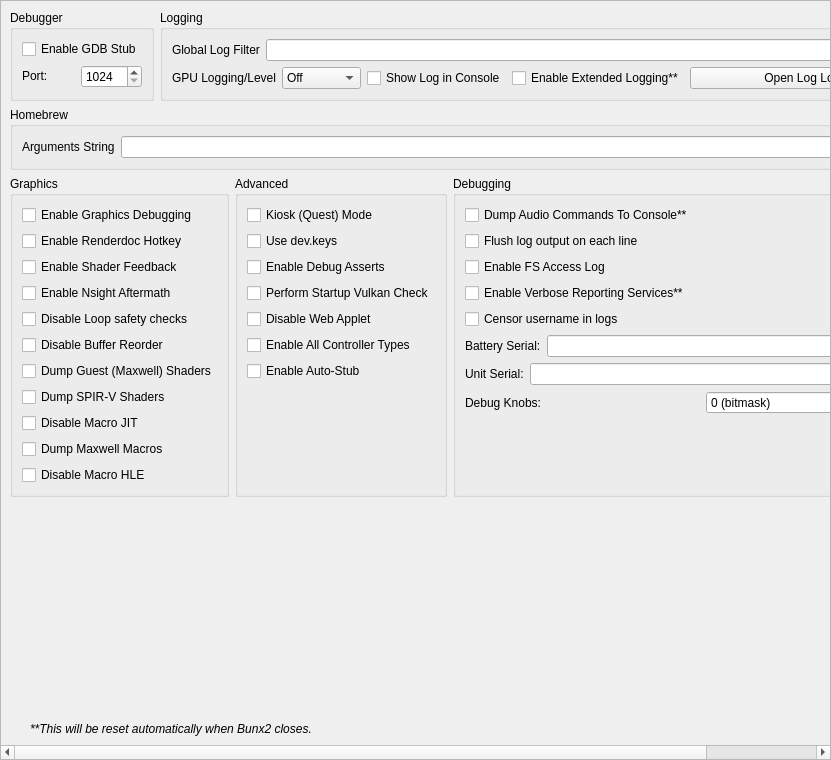
<?xml version="1.0" encoding="UTF-8"?>
<ui version="4.0">
 <class>ConfigureDebug</class>
 <widget class="QScrollArea" name="ConfigureDebug">
  <property name="geometry">
   <rect>
    <x>0</x>
    <y>0</y>
    <width>831</width>
    <height>760</height>
   </rect>
  </property>
  <property name="widgetResizable">
   <bool>true</bool>
  </property>
  <widget class="QWidget" name="widget">
   <property name="geometry">
    <rect>
     <x>0</x>
     <y>0</y>
     <width>829</width>
     <height>758</height>
    </rect>
   </property>
   <layout class="QVBoxLayout" name="verticalLayout_1">
    <item>
     <layout class="QHBoxLayout" name="horizontalLayout">
      <property name="topMargin">
       <number>0</number>
      </property>
      <item>
       <widget class="QGroupBox" name="groupBox">
        <property name="sizePolicy">
         <sizepolicy hsizetype="Preferred" vsizetype="Preferred">
          <horstretch>0</horstretch>
          <verstretch>0</verstretch>
         </sizepolicy>
        </property>
        <property name="title">
         <string>Debugger</string>
        </property>
        <property name="alignment">
         <set>Qt::AlignmentFlag::AlignLeading|Qt::AlignmentFlag::AlignLeft|Qt::AlignmentFlag::AlignTop</set>
        </property>
        <property name="flat">
         <bool>false</bool>
        </property>
        <property name="checkable">
         <bool>false</bool>
        </property>
        <layout class="QVBoxLayout" name="verticalLayout_3">
         <item>
          <widget class="QWidget" name="debug_widget" native="true">
           <property name="sizePolicy">
            <sizepolicy hsizetype="Preferred" vsizetype="Maximum">
             <horstretch>0</horstretch>
             <verstretch>0</verstretch>
            </sizepolicy>
           </property>
           <layout class="QVBoxLayout" name="verticalLayout">
            <property name="sizeConstraint">
             <enum>QLayout::SizeConstraint::SetDefaultConstraint</enum>
            </property>
            <property name="leftMargin">
             <number>0</number>
            </property>
            <property name="topMargin">
             <number>0</number>
            </property>
            <property name="rightMargin">
             <number>0</number>
            </property>
            <property name="bottomMargin">
             <number>0</number>
            </property>
            <item>
             <widget class="QCheckBox" name="toggle_gdbstub">
              <property name="sizePolicy">
               <sizepolicy hsizetype="Maximum" vsizetype="Maximum">
                <horstretch>0</horstretch>
                <verstretch>0</verstretch>
               </sizepolicy>
              </property>
              <property name="text">
               <string>Enable GDB Stub</string>
              </property>
             </widget>
            </item>
            <item>
             <widget class="QWidget" name="horizontalWidget_3" native="true">
              <property name="sizePolicy">
               <sizepolicy hsizetype="Preferred" vsizetype="Maximum">
                <horstretch>0</horstretch>
                <verstretch>0</verstretch>
               </sizepolicy>
              </property>
              <layout class="QHBoxLayout" name="horizontalLayout_3">
               <property name="leftMargin">
                <number>0</number>
               </property>
               <property name="topMargin">
                <number>0</number>
               </property>
               <property name="rightMargin">
                <number>0</number>
               </property>
               <property name="bottomMargin">
                <number>0</number>
               </property>
               <item>
                <widget class="QLabel" name="label_11">
                 <property name="sizePolicy">
                  <sizepolicy hsizetype="Minimum" vsizetype="Maximum">
                   <horstretch>0</horstretch>
                   <verstretch>0</verstretch>
                  </sizepolicy>
                 </property>
                 <property name="text">
                  <string>Port:</string>
                 </property>
                </widget>
               </item>
               <item>
                <widget class="QSpinBox" name="gdbport_spinbox">
                 <property name="sizePolicy">
                  <sizepolicy hsizetype="Preferred" vsizetype="Maximum">
                   <horstretch>0</horstretch>
                   <verstretch>0</verstretch>
                  </sizepolicy>
                 </property>
                 <property name="minimum">
                  <number>1024</number>
                 </property>
                 <property name="maximum">
                  <number>65535</number>
                 </property>
                </widget>
               </item>
              </layout>
             </widget>
            </item>
           </layout>
          </widget>
         </item>
        </layout>
       </widget>
      </item>
      <item>
       <widget class="QGroupBox" name="groupBox_2">
        <property name="sizePolicy">
         <sizepolicy hsizetype="Expanding" vsizetype="Preferred">
          <horstretch>0</horstretch>
          <verstretch>0</verstretch>
         </sizepolicy>
        </property>
        <property name="title">
         <string>Logging</string>
        </property>
        <layout class="QGridLayout" name="gridLayout_1">
         <item row="0" column="0" colspan="4">
          <widget class="QWidget" name="logging_widget" native="true">
           <property name="sizePolicy">
            <sizepolicy hsizetype="Preferred" vsizetype="Maximum">
             <horstretch>0</horstretch>
             <verstretch>0</verstretch>
            </sizepolicy>
           </property>
           <layout class="QHBoxLayout" name="horizontalLayout_1">
            <property name="leftMargin">
             <number>0</number>
            </property>
            <property name="topMargin">
             <number>0</number>
            </property>
            <property name="rightMargin">
             <number>0</number>
            </property>
            <property name="bottomMargin">
             <number>0</number>
            </property>
            <item>
             <widget class="QLabel" name="label_1">
              <property name="sizePolicy">
               <sizepolicy hsizetype="Preferred" vsizetype="Preferred">
                <horstretch>0</horstretch>
                <verstretch>0</verstretch>
               </sizepolicy>
              </property>
              <property name="text">
               <string>Global Log Filter</string>
              </property>
             </widget>
            </item>
            <item>
             <widget class="QLineEdit" name="log_filter_edit"/>
            </item>
           </layout>
          </widget>
         </item>
         <item row="1" column="0">
          <widget class="QWidget" name="gpu_log_level_widget" native="true">
           <property name="sizePolicy">
            <sizepolicy hsizetype="Preferred" vsizetype="Maximum">
             <horstretch>0</horstretch>
             <verstretch>0</verstretch>
            </sizepolicy>
           </property>
           <layout class="QHBoxLayout" name="gpu_log_level_layout">
            <property name="leftMargin">
             <number>0</number>
            </property>
            <property name="topMargin">
             <number>0</number>
            </property>
            <property name="rightMargin">
             <number>0</number>
            </property>
            <property name="bottomMargin">
             <number>0</number>
            </property>
            <item>
             <widget class="QLabel" name="gpu_log_level_label">
              <property name="text">
               <string>GPU Logging/Level</string>
              </property>
             </widget>
            </item>
            <item>
             <widget class="QComboBox" name="gpu_log_level">
              <property name="toolTip">
               <string>Detail level for GPU logs. Off disables logging entirely.</string>
              </property>
              <item>
               <property name="text">
                <string>Off</string>
               </property>
              </item>
              <item>
               <property name="text">
                <string>Errors</string>
               </property>
              </item>
              <item>
               <property name="text">
                <string>Standard</string>
               </property>
              </item>
              <item>
               <property name="text">
                <string>Verbose</string>
               </property>
              </item>
              <item>
               <property name="text">
                <string>All</string>
               </property>
              </item>
             </widget>
            </item>
           </layout>
          </widget>
         </item>
         <item row="1" column="1">
          <widget class="QCheckBox" name="toggle_console">
           <property name="text">
            <string>Show Log in Console</string>
           </property>
          </widget>
         </item>
         <item row="1" column="2">
          <widget class="QCheckBox" name="extended_logging">
           <property name="enabled">
            <bool>true</bool>
           </property>
           <property name="toolTip">
            <string>When checked, the max size of the log increases from 100 MB to 1 GB</string>
           </property>
           <property name="text">
            <string>Enable Extended Logging**</string>
           </property>
          </widget>
         </item>
         <item row="1" column="3">
          <widget class="QPushButton" name="open_log_button">
           <property name="sizePolicy">
            <sizepolicy hsizetype="Expanding" vsizetype="Maximum">
             <horstretch>1</horstretch>
             <verstretch>0</verstretch>
            </sizepolicy>
           </property>
           <property name="minimumSize">
            <size>
             <width>250</width>
             <height>0</height>
            </size>
           </property>
           <property name="text">
            <string>Open Log Location</string>
           </property>
          </widget>
         </item>
        </layout>
       </widget>
      </item>
     </layout>
    </item>
    <item>
     <widget class="QGroupBox" name="groupBox_3">
      <property name="title">
       <string>Homebrew</string>
      </property>
      <layout class="QVBoxLayout" name="verticalLayout_5">
       <item>
        <layout class="QHBoxLayout" name="horizontalLayout_4">
         <item>
          <widget class="QLabel" name="label_3">
           <property name="text">
            <string>Arguments String</string>
           </property>
          </widget>
         </item>
         <item>
          <widget class="QLineEdit" name="homebrew_args_edit"/>
         </item>
        </layout>
       </item>
      </layout>
     </widget>
    </item>
    <item>
     <layout class="QHBoxLayout" name="horizontalLayout_2">
      <item>
       <widget class="QGroupBox" name="groupBox_4">
        <property name="title">
         <string>Graphics</string>
        </property>
        <layout class="QGridLayout" name="gridLayout_2">
         <item row="4" column="0">
          <widget class="QCheckBox" name="disable_loop_safety_checks">
           <property name="toolTip">
            <string>When checked, it executes shaders without loop logic changes</string>
           </property>
           <property name="text">
            <string>Disable Loop safety checks</string>
           </property>
          </widget>
         </item>
         <item row="9" column="0">
          <widget class="QCheckBox" name="dump_macros">
           <property name="enabled">
            <bool>true</bool>
           </property>
           <property name="toolTip">
            <string>When checked, it will dump all the macro programs of the GPU</string>
           </property>
           <property name="text">
            <string>Dump Maxwell Macros</string>
           </property>
          </widget>
         </item>
         <item row="3" column="0">
          <widget class="QCheckBox" name="enable_nsight_aftermath">
           <property name="toolTip">
            <string>When checked, it enables Nsight Aftermath crash dumps</string>
           </property>
           <property name="text">
            <string>Enable Nsight Aftermath</string>
           </property>
          </widget>
         </item>
         <item row="6" column="0">
          <widget class="QCheckBox" name="dump_guest_shaders">
           <property name="enabled">
            <bool>true</bool>
           </property>
           <property name="toolTip">
            <string>When checked, it will dump original Maxwell guest shader bytecode (the input to the recompiler) as .ash files under DumpDir/shaders/. Useful for inspection with nvdisasm.</string>
           </property>
           <property name="text">
            <string>Dump Guest (Maxwell) Shaders</string>
           </property>
          </widget>
         </item>
         <item row="1" column="0">
          <widget class="QCheckBox" name="enable_renderdoc_hotkey">
           <property name="text">
            <string>Enable Renderdoc Hotkey</string>
           </property>
          </widget>
         </item>
         <item row="8" column="0">
          <widget class="QCheckBox" name="disable_macro_jit">
           <property name="enabled">
            <bool>true</bool>
           </property>
           <property name="toolTip">
            <string>When checked, it disables the macro Just In Time compiler. Enabling this makes games run slower</string>
           </property>
           <property name="text">
            <string>Disable Macro JIT</string>
           </property>
          </widget>
         </item>
         <item row="10" column="0">
          <widget class="QCheckBox" name="disable_macro_hle">
           <property name="enabled">
            <bool>true</bool>
           </property>
           <property name="toolTip">
            <string>When checked, it disables the macro HLE functions. Enabling this makes games run slower</string>
           </property>
           <property name="text">
            <string>Disable Macro HLE</string>
           </property>
          </widget>
         </item>
         <item row="0" column="0">
          <widget class="QCheckBox" name="enable_graphics_debugging">
           <property name="enabled">
            <bool>true</bool>
           </property>
           <property name="toolTip">
            <string>When checked, the graphics API enters a slower debugging mode</string>
           </property>
           <property name="text">
            <string>Enable Graphics Debugging</string>
           </property>
          </widget>
         </item>
         <item row="11" column="0">
          <spacer name="verticalSpacer_5">
           <property name="orientation">
            <enum>Qt::Orientation::Vertical</enum>
           </property>
           <property name="sizeType">
            <enum>QSizePolicy::Policy::Preferred</enum>
           </property>
           <property name="sizeHint" stdset="0">
            <size>
             <width>20</width>
             <height>0</height>
            </size>
           </property>
          </spacer>
         </item>
         <item row="2" column="0">
          <widget class="QCheckBox" name="enable_shader_feedback">
           <property name="toolTip">
            <string>When checked, yuzu will log statistics about the compiled pipeline cache</string>
           </property>
           <property name="text">
            <string>Enable Shader Feedback</string>
           </property>
          </widget>
         </item>
         <item row="5" column="0">
          <widget class="QCheckBox" name="disable_buffer_reorder">
           <property name="toolTip">
            <string>&lt;html&gt;&lt;head/&gt;&lt;body&gt;&lt;p&gt;When checked, disables reordering of mapped memory uploads which allows to associate uploads with specific draws. May reduce performance in some cases.&lt;/p&gt;&lt;/body&gt;&lt;/html&gt;</string>
           </property>
           <property name="text">
            <string>Disable Buffer Reorder</string>
           </property>
          </widget>
         </item>
         <item row="7" column="0">
          <widget class="QCheckBox" name="gpu_log_shader_dumps">
           <property name="toolTip">
            <string>When checked, it will dump the recompiler's output SPIR-V binaries (.spv) under LogDir/shaders/. Inspect via SPIRV-Tools (spirv-dis / spirv-cross / spirv-val) or RenderDoc.</string>
           </property>
           <property name="text">
            <string>Dump SPIR-V Shaders</string>
           </property>
          </widget>
         </item>
        </layout>
       </widget>
      </item>
      <item>
       <widget class="QGroupBox" name="groupBox_6">
        <property name="title">
         <string>Advanced</string>
        </property>
        <layout class="QGridLayout" name="gridLayout_4">
         <item row="3" column="0">
          <widget class="QCheckBox" name="perform_vulkan_check">
           <property name="toolTip">
            <string>Enables yuzu to check for a working Vulkan environment when the program starts up. Disable this if this is causing issues with external programs seeing yuzu.</string>
           </property>
           <property name="text">
            <string>Perform Startup Vulkan Check</string>
           </property>
          </widget>
         </item>
         <item row="4" column="0">
          <widget class="QCheckBox" name="disable_web_applet">
           <property name="text">
            <string>Disable Web Applet</string>
           </property>
          </widget>
         </item>
         <item row="5" column="0">
          <widget class="QCheckBox" name="enable_all_controllers">
           <property name="text">
            <string>Enable All Controller Types</string>
           </property>
          </widget>
         </item>
         <item row="6" column="0">
          <widget class="QCheckBox" name="use_auto_stub">
           <property name="text">
            <string>Enable Auto-Stub</string>
           </property>
          </widget>
         </item>
         <item row="0" column="0">
          <widget class="QCheckBox" name="quest_flag">
           <property name="text">
            <string>Kiosk (Quest) Mode</string>
           </property>
          </widget>
         </item>
         <item row="1" column="0">
          <widget class="QCheckBox" name="use_dev_keys">
           <property name="text">
            <string>Use dev.keys</string>
           </property>
          </widget>
         </item>
         <item row="2" column="0">
          <widget class="QCheckBox" name="use_debug_asserts">
           <property name="text">
            <string>Enable Debug Asserts</string>
           </property>
          </widget>
         </item>
         <item row="7" column="0">
          <spacer name="verticalSpacer_4">
           <property name="orientation">
            <enum>Qt::Orientation::Vertical</enum>
           </property>
           <property name="sizeType">
            <enum>QSizePolicy::Policy::Expanding</enum>
           </property>
           <property name="sizeHint" stdset="0">
            <size>
             <width>20</width>
             <height>0</height>
            </size>
           </property>
          </spacer>
         </item>
        </layout>
       </widget>
      </item>
      <item>
       <widget class="QGroupBox" name="groupBox_5">
        <property name="title">
         <string>Debugging</string>
        </property>
        <layout class="QGridLayout" name="gridLayout_3">
         <item row="6" column="0">
          <widget class="QWidget" name="serial_battery_widget" native="true">
           <property name="sizePolicy">
            <sizepolicy hsizetype="Preferred" vsizetype="Maximum">
             <horstretch>0</horstretch>
             <verstretch>0</verstretch>
            </sizepolicy>
           </property>
           <layout class="QHBoxLayout" name="horizontalLayout_11">
            <property name="leftMargin">
             <number>0</number>
            </property>
            <property name="topMargin">
             <number>0</number>
            </property>
            <property name="rightMargin">
             <number>0</number>
            </property>
            <property name="bottomMargin">
             <number>0</number>
            </property>
            <item>
             <widget class="QLabel" name="label_12">
              <property name="sizePolicy">
               <sizepolicy hsizetype="Preferred" vsizetype="Preferred">
                <horstretch>0</horstretch>
                <verstretch>0</verstretch>
               </sizepolicy>
              </property>
              <property name="text">
               <string>Battery Serial:</string>
              </property>
             </widget>
            </item>
            <item>
             <widget class="QLineEdit" name="serial_battery_edit"/>
            </item>
           </layout>
          </widget>
         </item>
         <item row="8" column="0">
          <widget class="QWidget" name="debug_knobs_widget" native="true">
           <property name="sizePolicy">
            <sizepolicy hsizetype="Preferred" vsizetype="Maximum">
             <horstretch>0</horstretch>
             <verstretch>0</verstretch>
            </sizepolicy>
           </property>
           <layout class="QHBoxLayout" name="horizontalLayout_debug_knobs">
            <property name="leftMargin">
             <number>0</number>
            </property>
            <property name="topMargin">
             <number>0</number>
            </property>
            <property name="rightMargin">
             <number>0</number>
            </property>
            <property name="bottomMargin">
             <number>0</number>
            </property>
            <item>
             <widget class="QLabel" name="label_debug_knobs">
              <property name="sizePolicy">
               <sizepolicy hsizetype="Preferred" vsizetype="Preferred">
                <horstretch>0</horstretch>
                <verstretch>0</verstretch>
               </sizepolicy>
              </property>
              <property name="text">
               <string>Debug Knobs:</string>
              </property>
             </widget>
            </item>
            <item>
             <widget class="QSpinBox" name="debug_knobs_spinbox">
              <property name="minimum">
               <number>0</number>
              </property>
              <property name="maximum">
               <number>65535</number>
              </property>
              <property name="toolTip">
               <string>Bitmask for quick development toggles</string>
              </property>
              <property name="statusTip">
               <string>Set debug knobs (bitmask)</string>
              </property>
              <property name="whatsThis">
               <string>16-bit debug knob set for quick development toggles</string>
              </property>
              <property name="suffix">
               <string> (bitmask)</string>
              </property>
             </widget>
            </item>
           </layout>
          </widget>
         </item>
         <item row="7" column="0">
          <widget class="QWidget" name="serial_board_widget" native="true">
           <property name="sizePolicy">
            <sizepolicy hsizetype="Preferred" vsizetype="Maximum">
             <horstretch>0</horstretch>
             <verstretch>0</verstretch>
            </sizepolicy>
           </property>
           <layout class="QHBoxLayout" name="horizontalLayout_12">
            <property name="leftMargin">
             <number>0</number>
            </property>
            <property name="topMargin">
             <number>0</number>
            </property>
            <property name="rightMargin">
             <number>0</number>
            </property>
            <property name="bottomMargin">
             <number>0</number>
            </property>
            <item>
             <widget class="QLabel" name="label_13">
              <property name="sizePolicy">
               <sizepolicy hsizetype="Preferred" vsizetype="Preferred">
                <horstretch>0</horstretch>
                <verstretch>0</verstretch>
               </sizepolicy>
              </property>
              <property name="text">
               <string>Unit Serial:</string>
              </property>
             </widget>
            </item>
            <item>
             <widget class="QLineEdit" name="serial_board_edit"/>
            </item>
           </layout>
          </widget>
         </item>
         <item row="20" column="0">
          <spacer name="verticalSpacer_3">
           <property name="orientation">
            <enum>Qt::Orientation::Vertical</enum>
           </property>
           <property name="sizeType">
            <enum>QSizePolicy::Policy::Expanding</enum>
           </property>
           <property name="sizeHint" stdset="0">
            <size>
             <width>20</width>
             <height>0</height>
            </size>
           </property>
          </spacer>
         </item>
         <item row="1" column="0">
          <widget class="QCheckBox" name="dump_audio_commands">
           <property name="toolTip">
            <string>Enable this to output the latest generated audio command list to the console. Only affects games using the audio renderer.</string>
           </property>
           <property name="text">
            <string>Dump Audio Commands To Console**</string>
           </property>
          </widget>
         </item>
         <item row="2" column="0">
          <widget class="QCheckBox" name="flush_line">
           <property name="text">
            <string>Flush log output on each line</string>
           </property>
          </widget>
         </item>
         <item row="3" column="0">
          <widget class="QCheckBox" name="fs_access_log">
           <property name="text">
            <string>Enable FS Access Log</string>
           </property>
          </widget>
         </item>
         <item row="4" column="0">
          <widget class="QCheckBox" name="reporting_services">
           <property name="text">
            <string>Enable Verbose Reporting Services**</string>
           </property>
          </widget>
         </item>
         <item row="5" column="0">
          <widget class="QCheckBox" name="censor_username">
           <property name="text">
            <string>Censor username in logs</string>
           </property>
          </widget>
         </item>
        </layout>
       </widget>
      </item>
     </layout>
    </item>
    <item>
     <spacer name="verticalSpacer">
      <property name="orientation">
       <enum>Qt::Orientation::Vertical</enum>
      </property>
      <property name="sizeHint" stdset="0">
       <size>
        <width>20</width>
        <height>0</height>
       </size>
      </property>
     </spacer>
    </item>
    <item>
     <widget class="QLabel" name="label_5">
      <property name="sizePolicy">
       <sizepolicy hsizetype="Expanding" vsizetype="Preferred">
        <horstretch>0</horstretch>
        <verstretch>0</verstretch>
       </sizepolicy>
      </property>
      <property name="font">
       <font>
        <italic>true</italic>
       </font>
      </property>
      <property name="text">
    <string>**This will be reset automatically when Bunx2 closes.</string>
      </property>
      <property name="indent">
       <number>20</number>
      </property>
     </widget>
    </item>
   </layout>
  </widget>
 </widget>
 <tabstops>
  <tabstop>log_filter_edit</tabstop>
  <tabstop>toggle_console</tabstop>
  <tabstop>extended_logging</tabstop>
  <tabstop>open_log_button</tabstop>
  <tabstop>homebrew_args_edit</tabstop>
  <tabstop>enable_graphics_debugging</tabstop>
  <tabstop>enable_shader_feedback</tabstop>
  <tabstop>enable_nsight_aftermath</tabstop>
  <tabstop>fs_access_log</tabstop>
  <tabstop>reporting_services</tabstop>
  <tabstop>quest_flag</tabstop>
  <tabstop>use_debug_asserts</tabstop>
 </tabstops>
 <resources/>
 <connections/>
</ui>
